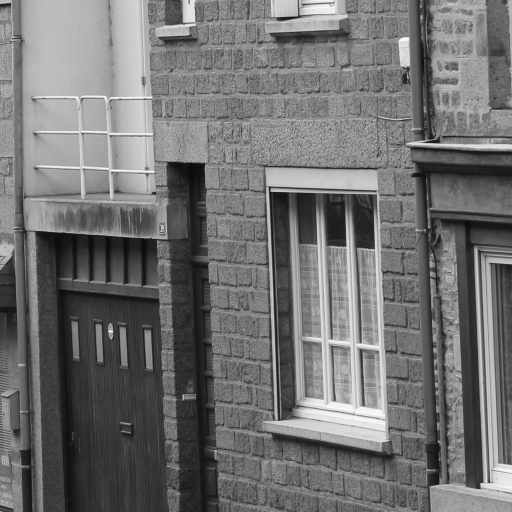
#> input picture notebooks/houses-512.png, 512 x 512 px, found by its file name
$ python wavelets.py
#> lines starting #> are read from the running program, lines starting #| are printed output that depends on the picture
#> further down, im is the input picture: PIL image 512x512 P; min 10, max 251, mean 113.2
import numpy as np
import gridtools.gapfilling as gtg

def get_filter_pair(s):
    """
    :param s: Scaling function coefficients
    :return: Tuple of scaling and wavelet function coefficients
    """
    s = np.array(s, dtype=np.float64)
    s /= np.sqrt((s * s).sum())
    w = np.array([((-1) ** i) * s[-1 - i] for i in range(len(s))])
    return s, w


D2 = get_filter_pair([1, 1])
D4 = get_filter_pair([0.6830127, 1.1830127, 0.3169873, -0.1830127])


# [180 lines left out: functions transform_2d, get_indices, wt_analyse_2d, wt_synthesize_2d, wt_analyse_1d, wt_synthesize_1d, not called in this run]


if __name__ == "__main__":
    from PIL import Image


    def _save_image(a, path):
        image = Image.fromarray(np.uint8(np.array(a)))
        image.save(path)


    def _erase_circle(im, cx, cy, cr):
#> called with cx = 100, cy = 100, cr = 30
        for y in range(im.shape[-2]):
            for x in range(im.shape[-1]):
                dx = (x - cx)
                dy = (y - cy)
                if dx * dx + dy * dy < cr * cr:
                    im[y, x] = np.nan
#> im: shape (512, 512) float64


    def _erase_rect(im, rx, ry, rw, rh):
#> called with rx = 200, ry = 300, rw = 200, rh = 50
        for y in range(im.shape[-2]):
            for x in range(im.shape[-1]):
                if rx <= x <= rx + rw and ry <= y <= ry + rh:
                    im[y, x] = np.nan
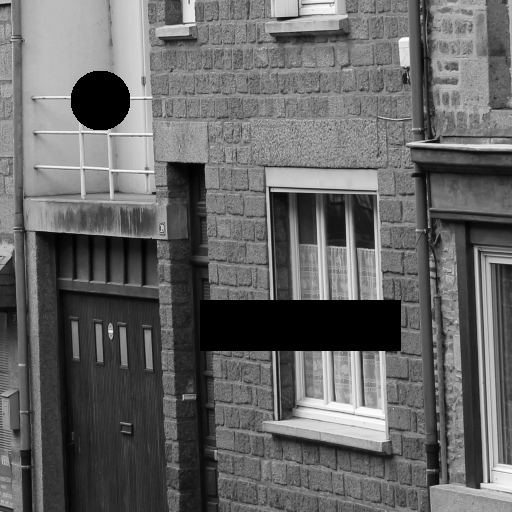
#> im: shape (512, 512) float64; 4.98% of the values are NaN or infinite; the others: min 0, max 241, mean 101.9; drawn with min black, max white, NaN and infinite black


    im = Image.open("notebooks/houses-512.png")
    signal = np.float64(np.array(im.getdata(band=0)).reshape((im.height, im.width)))

    _erase_circle(signal, 100, 100, 30)
    _erase_rect(signal, 200, 300, 200, 50)

    _save_image(signal, "signal_512.png")

#> (the run stopped early here; a loop or call above may not have finished)

$ run again, with notebooks/houses-with-gaps.png copied over notebooks/houses-512.png
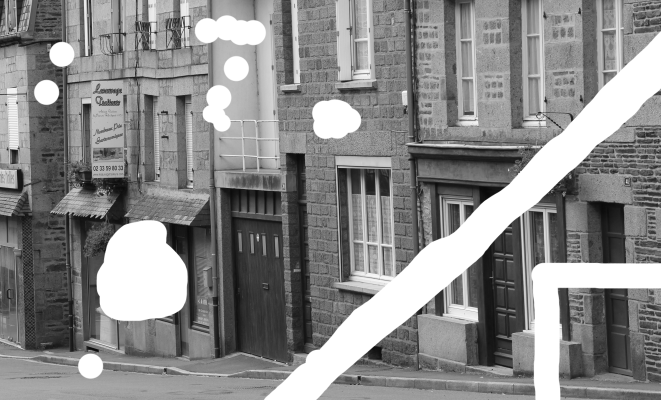
#> input picture notebooks/houses-with-gaps.png, 1322 x 800 px, found by its file name (shown at 1/2 size)
#> im is the input picture: PIL image 1322x800 RGBA; mean R, G, B, A 135.5, 135.5, 135.5, 218.3
#> `signal = np.float64(np.array(im.getdata(band=0)).reshape((im.height, i..`:
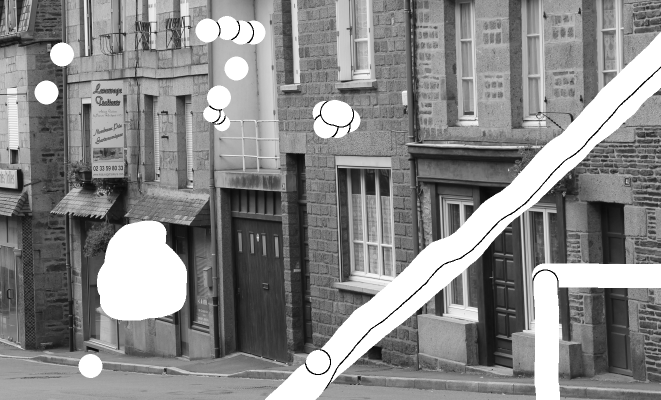
#> signal: shape (800, 1322) float64 (shown at 1/2 size); min 0, max 255, mean 135.5
#> after the loop in _erase_rect, `for y in range(im.shape[-2]):`:
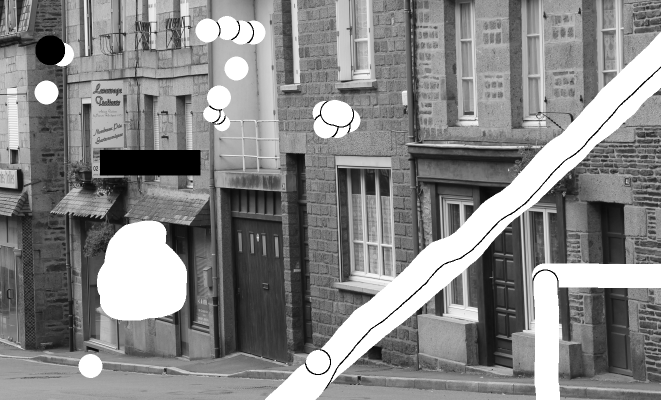
#> im: shape (800, 1322) float64 (shown at 1/2 size); 1.23% of the values are NaN or infinite; the others: min 0, max 255, mean 135.6; drawn with min black, max white, NaN and infinite black

$ run again, with notebooks/houses.png copied over notebooks/houses-512.png
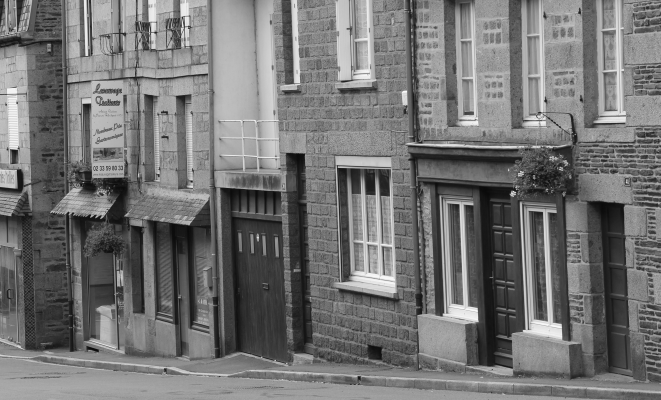
#> input picture notebooks/houses.png, 1322 x 800 px, found by its file name (shown at 1/2 size)
#> im is the input picture: PIL image 1322x800 P; min 8, max 252, mean 116
#> after the loop in _erase_rect, `for y in range(im.shape[-2]):`:
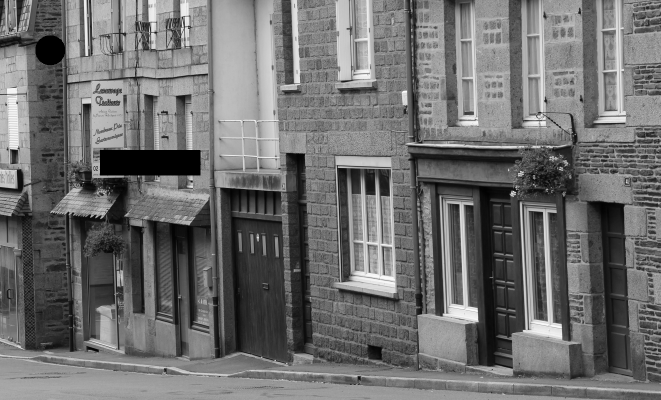
#> im: shape (800, 1322) float64 (shown at 1/2 size); 1.23% of the values are NaN or infinite; the others: min 0, max 244, mean 108; drawn with min black, max white, NaN and infinite black
